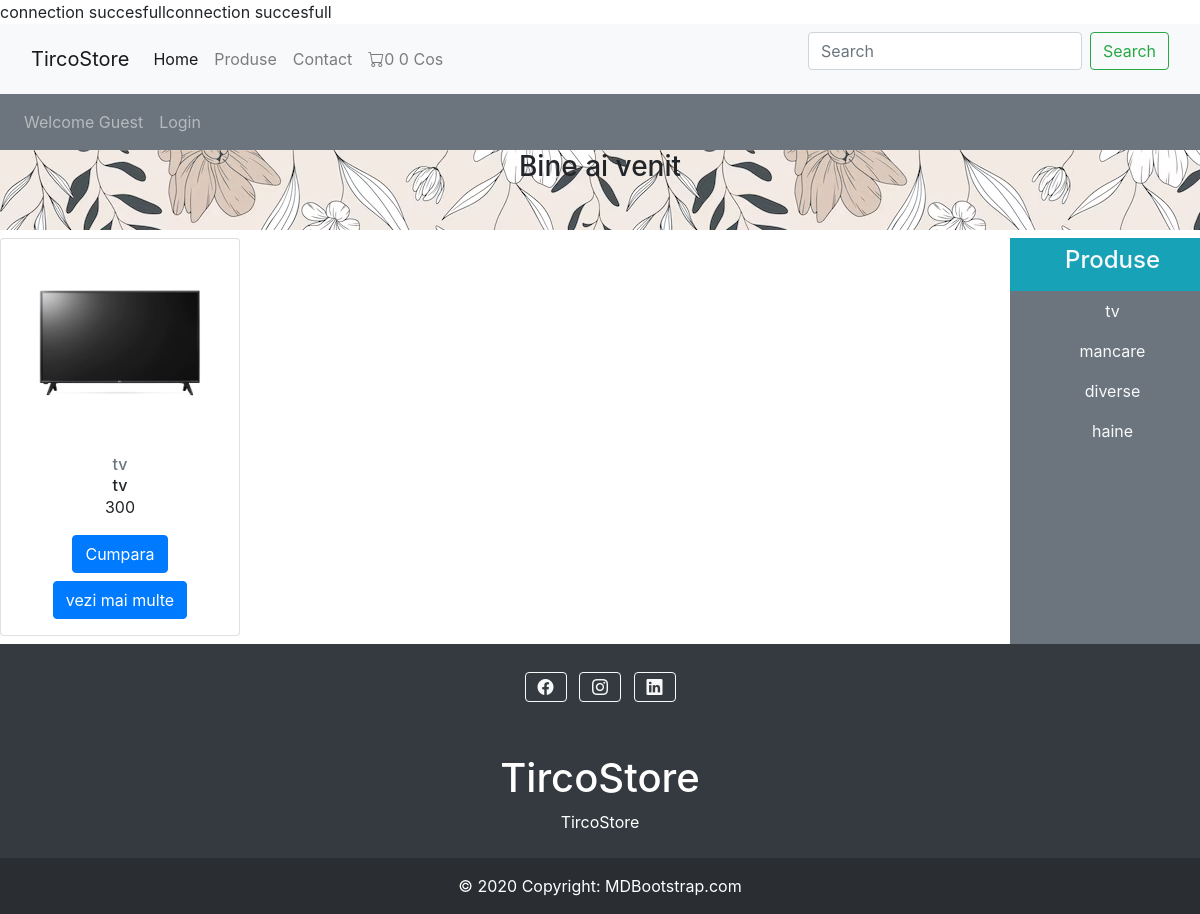
The app's page /produse.php?category=1 with its own data.
### tables this page shows
CREATE TABLE `products` (
  `product_id` int(11) NOT NULL,
  `product_title` varchar(100) NOT NULL,
  `product_description` varchar(255) NOT NULL,
  `product_keywords` varchar(255) NOT NULL,
  `category_id` int(11) NOT NULL,
  `product_image1` varchar(255) NOT NULL,
  `product_image2` varchar(255) NOT NULL,
  `product_image3` varchar(255) NOT NULL,
  `product_price` varchar(100) NOT NULL
);

CREATE TABLE `categories` (
  `category_id` int(11) NOT NULL,
  `category_title` varchar(100) NOT NULL
);

### produse.php (the view, shortened to what this page needs)
<?php
include('includes/connect.php');
include('functions/common_function.php');
?>
<html>
<head>
<link href="https://cdn.jsdelivr.net/npm/bootstrap@5.3.0/dist/css/bootstrap.min.css" rel="stylesheet">
<link rel="stylesheet" href="https://cdn.jsdelivr.net/npm/bootstrap-icons@1.10.5/font/bootstrap-icons.css">
<link rel="stylesheet" href="style.css">
<link href="https://maxcdn.bootstrapcdn.com/bootstrap/4.5.2/css/bootstrap.min.css" rel="stylesheet">
</head>
<body>
<nav class="navbar navbar-expand-lg navbar-light bg-light">
        <div class="container-fluid">
          <a class="navbar-brand" href="index.php">TircoStore</a>
          <div class="collapse navbar-collapse" id="navbarSupportedContent">
            <ul class="navbar-nav me-auto mb-2 mb-lg-0">
              <li class="nav-item">
                <a class="nav-link active" aria-current="page" href="index.php">Home</a>
              </li>
              <li class="nav-item">
                <a class="nav-link" href="produse.php">Produse</a>
              </li>
              <li class="nav-item">
                <a class="nav-link" href="contact.php">Contact</a>
              </li>
              <li class="nav-item">
              <a class="nav-link" href="cart.php"> <span class="bi bi-cart"><?php cart_item();
                  total_cart_price();?></span> Cos</a>
              </li>
            </ul>
            <form class="d-flex">
              <input class="form-control me-2" type="search" placeholder="Search" aria-label="Search">
              <button class="btn btn-outline-success" type="submit">Search</button>
            </form>
          </div>
        </div>
      </nav>
      <nav class="navbar navbar-expand-lg navbar-dark bg-secondary ">
        <ul class="navbar-nav me-auto">
        <li class="nav-item">
          <a class="nav-link" href="#">Welcome Guest</a>
        </li>
        <li class="nav-item">
          <a class="nav-link" href="#">Login</a>
        </li>
        </ul>
      </nav>
<div class="bg-image align-items-center text-center" style="
background-image: url('img/flori.jpg');
height:10%;
">
<h3 >Bine ai venit</h3>
</div>
<div class="row mt-2">
  <div class="col-md-10">
<div class="row">
<?php
if (isset($_GET['category'])) {
  get_unique_categories();
} else {
  getproducts();
}
?>
</div>
 </div>
  <div class="col-md-2 bg-secondary p-0">
    <ul class="navbar-nav me-auto text-center">
      <li class="nav-item bg-info">
        <a href="#" class="nav-link text-light"><h4>Produse</h4></a>
      </li>
     <?php
     $select_categories="SELECT  * from `categories`";
     $result_categories=mysqli_query($con,$select_categories);
     while ($row =mysqli_fetch_assoc($result_categories)) {
      $title=$row['category_title'];
      $id=$row['category_id'];
      echo " <li class ='nav-item'> <a href='produse.php?category=$id' class='nav-link text-light'>$title</a> ";
    }
     ?>
    </ul>
  </div>
</div>
<footer class="bg-dark text-center text-white">
    <div class="container p-4">
      <section class="mb-4">
        <a class="btn btn-outline-light btn-floating m-1" href="#" role="button"
        ><i class="bi bi-facebook" src="img/Facebook.png"></i>
      </a>
        <a class="btn btn-outline-light btn-floating m-1" href="#!" role="button"
          ><i class="bi bi-instagram"></i></a>
        <a class="btn btn-outline-light btn-floating m-1" href="#!" role="button"
          ><i class="bi bi-linkedin"></i>
        </a>
      </section>
          </div>
      <section class="mb-4">
        <h1>TircoStore</h1>
        <p>
        TircoStore
        </p>
      </section>
    <div class="text-center p-3" style="background-color: rgba(0, 0, 0, 0.2);">
      © 2020 Copyright:
      <a class="text-white" href="https://mdbootstrap.com/">MDBootstrap.com</a>
    </div>
  </footer>
</body>
</html>

### functions/common_function.php (shortened to what this page needs)
<?php
include('./includes/connect.php');
function get_unique_categories(){
  global $con;
  if(isset($_GET['category'])){
$category_id=$_GET['category'];
$select_query = "SELECT * FROM `products` WHERE category_id = $category_id";
  $result_query=mysqli_query($con,$select_query);
  while ($row=mysqli_fetch_assoc($result_query)) {
      $product_id=$row['product_id'];
      $product_title=$row['product_title'];
      $product_description=$row['product_description'];
      $product_image1=$row['product_image1'];
      $product_price=$row['product_price'];
      echo " <div class='col-4 mb-2'>
      <div class='card'>
        <div class='card-body text-center p-2'>
        <img class='card-img-top' src='./img/$product_image1' alt='Card image cap'>
          <h6 class='card-title mb-2 mt-2 text-muted'>$product_title</h6>
          <h6 class='card-subtitle'>$product_description</h6>
          <p class='card-text'>$product_price</p>
          <a href='produse.php?add_to_cart=$product_id' class='btn btn-primary mb-2'>Cumpara</a>
          <a href='product_details.php?product_id=$product_id' class='btn btn-primary mb-2'>vezi mai multe</a>
        </div>
      </div>
      </div>";
  }
}
}
function getIPAddress() {
   if(!empty($_SERVER['HTTP_CLIENT_IP'])) {
              $ip = $_SERVER['HTTP_CLIENT_IP'];
      }
  elseif (!empty($_SERVER['HTTP_X_FORWARDED_FOR'])) {
              $ip = $_SERVER['HTTP_X_FORWARDED_FOR'];
   }
  else{
           $ip = $_SERVER['REMOTE_ADDR'];
   }
   return $ip;
}
function cart_item(){
  if(isset($_GET['add to cart'])){
    global $con;
    $get_ip_add= getIPAddress();
    $select_query="SELECT * FROM `cart_details` WHERE ip_adress='$get_ip_add '";
    $result_query=mysqli_query($con,$select_query);
    $count_cart_items=mysqli_num_rows($result_query);
  }else{
    global $con;
    $get_ip_add= getIPAddress();
    $select_query="SELECT * FROM `cart_details` WHERE ip_adress='$get_ip_add '";
    $result_query=mysqli_query($con,$select_query);
    $count_cart_items=mysqli_num_rows($result_query);
  }
  echo  $count_cart_items;
}
function total_cart_price(){
  $total_price = 0;
  echo $total_price;
}

### style.css (style rules this page uses)
body { background-color: rgba(216, 212, 212, 0.788); }
.card-img-top { height: 200px; object-fit: contain; }
.card { width:15rem; }

### records on screen
products: product_image1 (picture), product_title "tv", product_description "tv", product_price "300"
categories: category_title "tv"
categories: category_title "mancare"
categories: category_title "diverse"
categories: category_title "haine"

### other values on screen
$count_cart_items "0"
$total_price "0"
